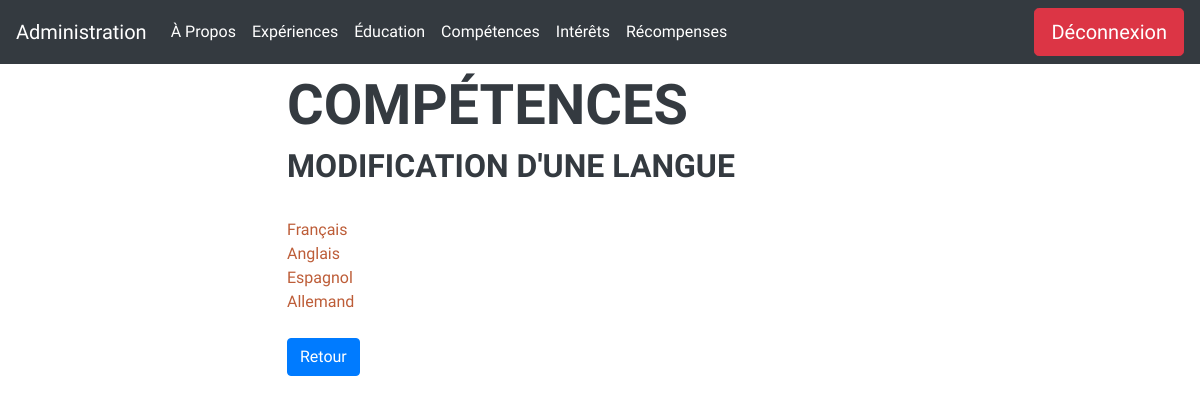
Screenshot of /SiteExamenPHP/administration.competences.php?choix=modifierlang (signed in) with the database file from the repository.
### tables this page shows
CREATE TABLE `competenceslang` (
  `id_complang` int(1) NOT NULL,
  `competencelang` varchar(40) DEFAULT NULL,
  `nivlang` varchar(100) DEFAULT NULL
);

### SiteExamenPHP/inc/identification.inc.php (called while the page is built, shortened)
<?php require_once("head.inc.php");
$result = $pdo->query("SELECT * FROM identification WHERE id_admin='1'");
$adminID = $result->fetch(PDO::FETCH_OBJ);
if(!($_SESSION["pseudo"]==$adminID->pseudo && $_SESSION["mdp"]==$adminID->mdp)){
    $admin="inactive"; ?>
    <br><br><br>
    <h2>Authentification requise !</h2>
    <br>
    <form method="POST" action="">
        <div class="form-group">
            <label for="pseudo">Pseudo</label>
            <input type="texte" class="form-control" id="pseudo" name="pseudo" placeholder="Entrez le pseudo de l'administrateur..." maxlength = "20">
        </div>
        <div class="form-group">
            <label for="mdp">Mot de passe</label>
            <input type="texte" class="form-control" id="mdp" name="mdp" placeholder="Entrez le mot de passe de l'administrateur..." maxlength = "30">
        </div>
        <button type="submit" class="btn btn-primary">Se connecter</button>
    </form>
    <?php if(!empty($_POST)){
        $_SESSION["pseudo"]=$_POST["pseudo"];
        $_SESSION["mdp"]=$_POST["mdp"];
        header("Location:administration.php");
    }
}
else{
    $admin="active";
}
require_once("inc/header.inc.php");
?>

### SiteExamenPHP/administration.competences.php (the view, shortened to what this page needs)
<?php require_once("inc/head.inc.php");
require_once("inc/identification.inc.php");
if($admin=="active"){ ?>?>
    <br><br><br><h2>Compétences</h2>
    <?php if(empty($_GET)){ ?>
        <br><h4>Langages Développement Web</h4>
        <a href="administration.competences.php?choix=ajouterdevweb" class="btn btn-primary btn-lg">Ajouter</a>
        <a href="administration.competences.php?choix=supprimerdevweb" class="btn btn-primary btn-lg">Supprimer</a>
        <br><br><br><h4>Langages Développement Logiciel</h4>
        <a href="administration.competences.php?choix=ajouterdevlog" class="btn btn-primary btn-lg">Ajouter</a>
        <a href="administration.competences.php?choix=supprimerdevlog" class="btn btn-primary btn-lg">Supprimer</a>
        <br><br><br><h4>Langues</h4>
        <a href="administration.competences.php?choix=ajouterlang" class="btn btn-primary btn-lg">Ajouter</a>
        <a href="administration.competences.php?choix=modifierlang" class="btn btn-primary btn-lg">Modifier</a>
        <a href="administration.competences.php?choix=supprimerlang" class="btn btn-primary btn-lg">Supprimer</a>
    <?php }
    else if($_GET["choix"]=="modifierlang"){ ?>
        <h3>Modification d'une langue</h3><br>
        <?php $liste = $pdo->query("SELECT * FROM competenceslang");
        if(empty($_GET["modif"])){
            while ($complang = $liste->fetch(PDO::FETCH_OBJ)) { ?>
                <a href="administration.competences.php?choix=modifierlang&modif=<?php echo $complang->id_complang; ?>"><?php echo $complang->competencelang; ?></a>  <br>
            <?php }
        }
         ?>
        <br><a href="administration.competences.php" class="btn btn-primary">Retour</a><br>
    <?php }
}
require_once("inc/footer.inc.php"); ?>

### rows the page displays
competenceslang: competencelang "Français"
competenceslang: competencelang "Anglais"
competenceslang: competencelang "Espagnol"
competenceslang: competencelang "Allemand"
